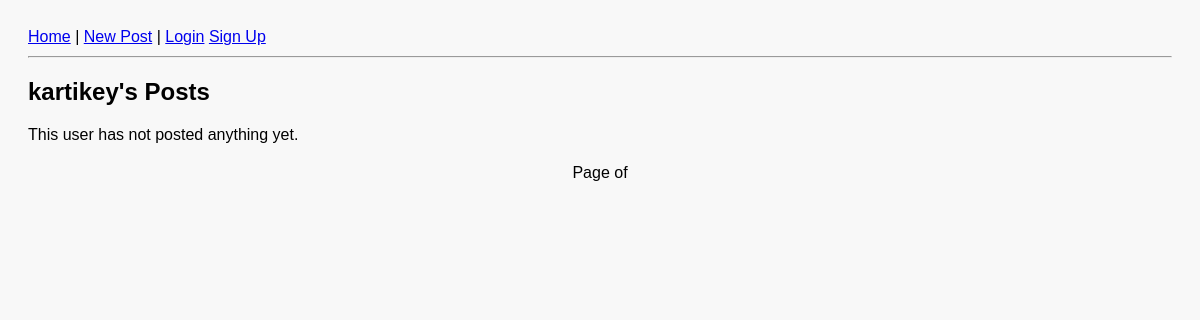
The page /profile/kartikey/ on the database as committed earlier.
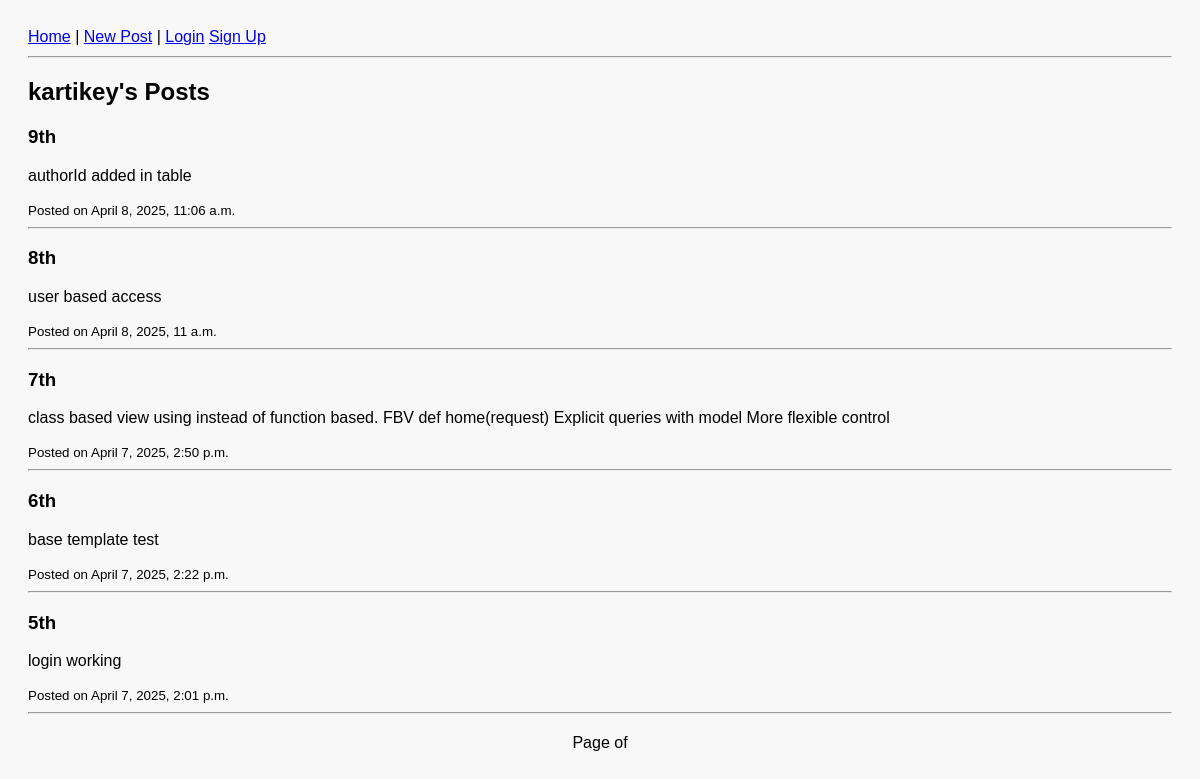
The same page on the database as committed later.
### devapp/models.py (models this page shows, shortened)
class Post(models.Model):
    objects = None
    title = models.CharField(max_length=200)
    content = models.TextField()
    created_at = models.DateTimeField(auto_now_add=True)
    author = models.ForeignKey(User, on_delete=models.CASCADE)
    likes = models.ManyToManyField(User, related_name='liked_posts', blank=True)

### devapp/views.py (the view)
# urls.py: path('profile/<str:username>/', UserPostListView.as_view(), name='user_posts'),
class UserPostListView(ListView):
    model = Post
    template_name = 'devapp/user_posts.html'
    context_object_name = 'posts'
    paginate_by = 5
    def get_queryset(self):
        user = get_object_or_404(User, username=self.kwargs.get('username'))
        return Post.objects.filter(author=user).order_by('-created_at')
    def get_context_data(self, **kwargs):
        context = super().get_context_data(**kwargs)
        context['profile_user'] = get_object_or_404(User, username=self.kwargs.get('username'))
        return context

### devapp/templates/devapp/user_posts.html (shortened to what this page needs)
{% extends 'base.html' %}
{% block content %}
  <h2>{{ profile_user.username }}'s Posts</h2>
  {% for post in posts %}
    <div>
      <h3>{{ post.title }}</h3>
      <p>{{ post.content|truncatewords:20 }}</p>
      <small>Posted on {{ post.created_at }}</small>
    </div>
    <hr>
  {% empty %}
    <p>This user has not posted anything yet.</p>
  {% endfor %}
  <div class="pagination">
    <span>Page {{ posts.number }} of {{ posts.paginator.num_pages }}</span>
  </div>
{% endblock %}

Rows that differ between the two databases and show on the page:
added Post: title "9th", content "authorId added in table", created_at "April 8, 2025, 11:06 a.m."
added Post: title "8th", content "user based access", created_at "April 8, 2025, 11 a.m."
now on this page (row edited): Post: title "7th", content "class based view using instead of function based. FBV def home(request) Explicit queries with model More flexible control", created_at "April 7, 2025, 2:50 p.m."
now on this page (row edited): Post: title "6th", content "base template test", created_at "April 7, 2025, 2:22 p.m."
now on this page (row edited): Post: title "5th", content "login working", created_at "April 7, 2025, 2:01 p.m."
Other text that changed with them:
text no longer shown: "This user has not posted anything yet."
